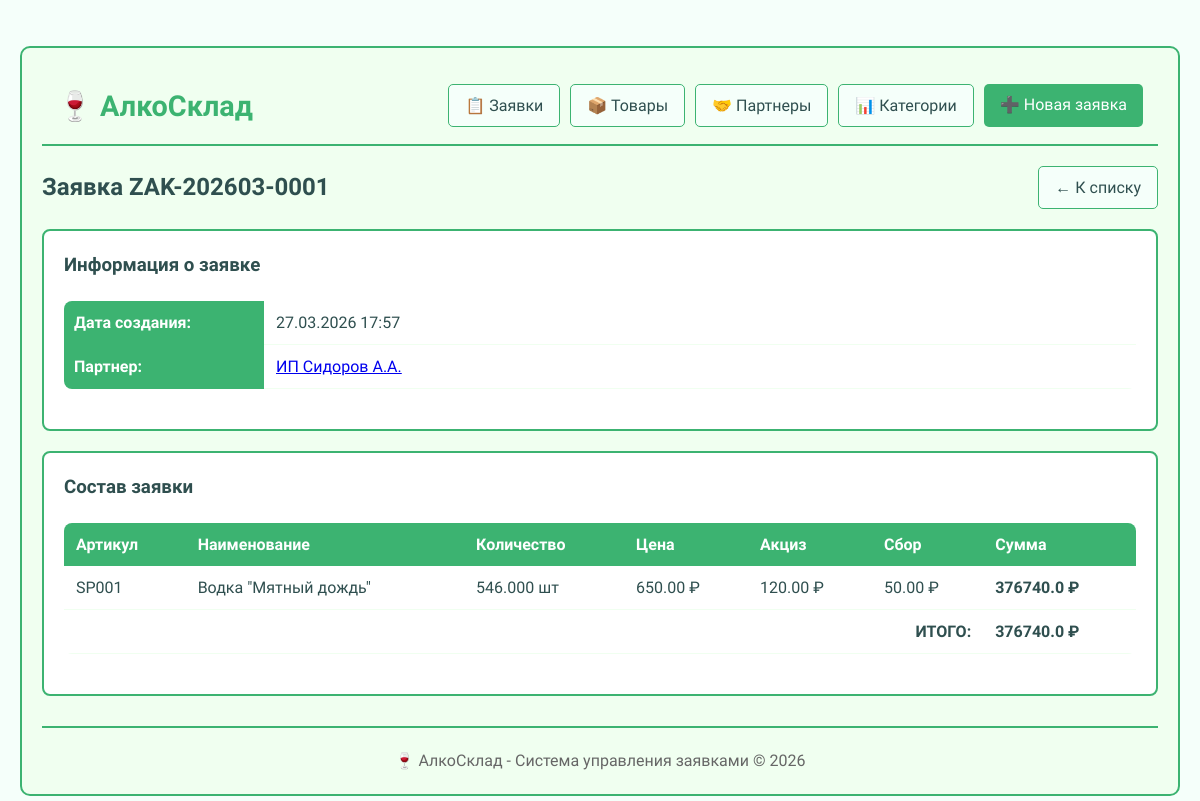
Page /order/1 on the committed database.
### app.py (models this page shows, shortened)
class Order(db.Model):
    __tablename__ = 'orders'
    __table_args__ = {'extend_existing': True}
    id = db.Column(db.Integer, primary_key=True)
    order_number = db.Column(db.String(50), unique=True, nullable=False)
    date_created = db.Column(db.DateTime, default=datetime.now)
    partner_id = db.Column(db.Integer, db.ForeignKey('partners.id'), nullable=False)
    items = db.relationship('OrderItem', backref='order', lazy=True, cascade='all, delete-orphan')
    def calculate_total(self):
        total = 0
        for item in self.items:
            total += item.calculate_subtotal()
        return round(total, 2)

class Partner(db.Model):
    __tablename__ = 'partners'
    __table_args__ = {'extend_existing': True}
    id = db.Column(db.Integer, primary_key=True)
    name = db.Column(db.String(255), nullable=False)
    short_name = db.Column(db.String(100))
    partner_type = db.Column(db.String(50))
    director = db.Column(db.String(255))
    phone = db.Column(db.String(50))
    discount = db.Column(db.Numeric(5, 2), default=0.00)
    total_orders_sum = db.Column(db.Numeric(12, 2), default=0.00)
    actual_address = db.Column(db.Text)
    legal_address = db.Column(db.Text)
    orders = db.relationship('Order', backref='partner', lazy=True)

class OrderItem(db.Model):
    __tablename__ = 'order_items'
    __table_args__ = {'extend_existing': True}
    id = db.Column(db.Integer, primary_key=True)
    quantity = db.Column(db.Numeric(10, 3), nullable=False)
    price_per_unit = db.Column(db.Numeric(10, 2), nullable=False)
    order_id = db.Column(db.Integer, db.ForeignKey('orders.id'), nullable=False)
    product_id = db.Column(db.Integer, db.ForeignKey('products.id'), nullable=False)
    def calculate_subtotal(self):
        base = float(self.price_per_unit) * float(self.quantity)
        discount = float(self.order.partner.discount) if self.order and self.order.partner else 0
        discounted_base = base * (1 - discount / 100)
        excise = float(self.product.excise_tax) * float(self.quantity)
        license = float(self.product.license_fee) * float(self.quantity)
        return round(discounted_base + excise + license, 2)

class Product(db.Model):
    __tablename__ = 'products'
    __table_args__ = {'extend_existing': True}
    id = db.Column(db.Integer, primary_key=True)
    article = db.Column(db.String(50), unique=True, nullable=False)
    name = db.Column(db.String(255), nullable=False)
    commercial_name = db.Column(db.String(255))
    unit = db.Column(db.String(20), default='шт')
    base_price = db.Column(db.Numeric(10, 2), nullable=False)
    excise_tax = db.Column(db.Numeric(10, 2), default=0.00)
    license_fee = db.Column(db.Numeric(10, 2), default=0.00)
    is_alcohol = db.Column(db.Boolean, default=False)
    alcohol_content = db.Column(db.Numeric(5, 2), nullable=True)
    volume = db.Column(db.Numeric(10, 3), nullable=True)
    category_id = db.Column(db.Integer, db.ForeignKey('product_categories.id'), nullable=False)
    order_items = db.relationship('OrderItem', backref='product', lazy=True)

### app.py (the view)
@app.route('/order/<int:id>')
def order_detail(id):
    order = Order.query.get_or_404(id)
    return render_template('order_detail.html', order=order)

### templates/order_detail.html (shortened to what this page needs)
﻿{% extends "base.html" %}
{% block content %}
<div style="display: flex; justify-content: space-between; align-items: center; margin-bottom: 20px;">
    <h2>Заявка {{ order.order_number|default('?') }}</h2>
    <a href="{{ url_for('index') }}" class="btn">← К списку</a>
</div>
<div style="background: white; border: 2px solid #3CB371; border-radius: 8px; padding: 20px; margin-bottom: 20px;">
    <h3>Информация о заявке</h3>
    <table style="width: 100%;">
        <tr>
            <th style="width: 200px; padding: 10px;">Дата создания:</th>
            <td>{{ order.date_created.strftime('%d.%m.%Y %H:%M') if order.date_created else '—' }}</td>
        </tr>
        <tr>
            <th style="padding: 10px;">Партнер:</th>
            <td>
                {% if order.partner %}
                    <a href="{{ url_for('partner_detail', id=order.partner.id|default(0)) }}">
                        {{ order.partner.name|default('Партнёр удалён') }}
                    </a>
                {% else %}
                    <span style="color: red;">Партнёр удалён (ID: {{ order.partner_id|default('?') }})</span>
                {% endif %}
            </td>
        </tr>
    </table>
</div>
<div style="background: white; border: 2px solid #3CB371; border-radius: 8px; padding: 20px;">
    <h3>Состав заявки</h3>
    <table class="table">
        <thead>
            <tr>
                <th>Артикул</th>
                <th>Наименование</th>
                <th>Количество</th>
                <th>Цена</th>
                <th>Акциз</th>
                <th>Сбор</th>
                <th>Сумма</th>
            </tr>
        </thead>
        <tbody>
            {% for item in order.items %}
            <tr>
                <td>{{ item.product.article|default('—') }}</td>
                <td>{{ item.product.name|default('—') }}</td>
                <td>{{ item.quantity|default(0) }} {{ item.product.unit|default('шт') }}</td>
                <td>{{ item.price_per_unit|default(0) }} ₽</td>
                <td>{{ item.product.excise_tax|default(0) }} ₽</td>
                <td>{{ item.product.license_fee|default(0) }} ₽</td>
                <td><strong>{{ item.calculate_subtotal()|default(0) }} ₽</strong></td>
            </tr>
            {% endfor %}
        </tbody>
        <tfoot>
            <tr>
                <td colspan="6" style="text-align: right;"><strong>ИТОГО:</strong></td>
                <td><strong>{{ order.calculate_total()|default(0) }} ₽</strong></td>
            </tr>
        </tfoot>
    </table>
</div>
{% endblock %}

### static/css/style.css (style rules this page uses)
body { background-color: #F5FFFA; padding: 20px; color: #2F4F4F; line-height: 1.6; }
.btn { background-color: #F5FFFA; color: #2F4F4F; padding: 8px 16px; text-decoration: none; border: 1px solid #3CB371; border-radius: 5px; transition: all 0.3s; display: inline-block; }
table { width: 100%; border-collapse: collapse; margin: 20px 0; background-color: white; border-radius: 8px; overflow: hidden; }
th { background-color: #3CB371; color: white; padding: 12px; text-align: left; }
td { padding: 12px; border-bottom: 1px solid #F0FFF0; }

### templates/base.html (style rules this page uses)
body { font-family: 'Corbel', 'Segoe UI', Tahoma, Geneva, Verdana, sans-serif; }

### rows in the picture
Order: order_number "ZAK-202603-0001", date_created "27.03.2026 17:57"
Partner: partner.name "ИП Сидоров А.А."
OrderItem: product.article "SP001", product.name "Водка \"Мятный дождь\"", quantity "546.000", product.unit "шт", price_per_unit "650.00", product.excise_tax "120.00", product.license_fee "50.00", calculate_subtotal "376740.0", calculate_total "376740.0"
